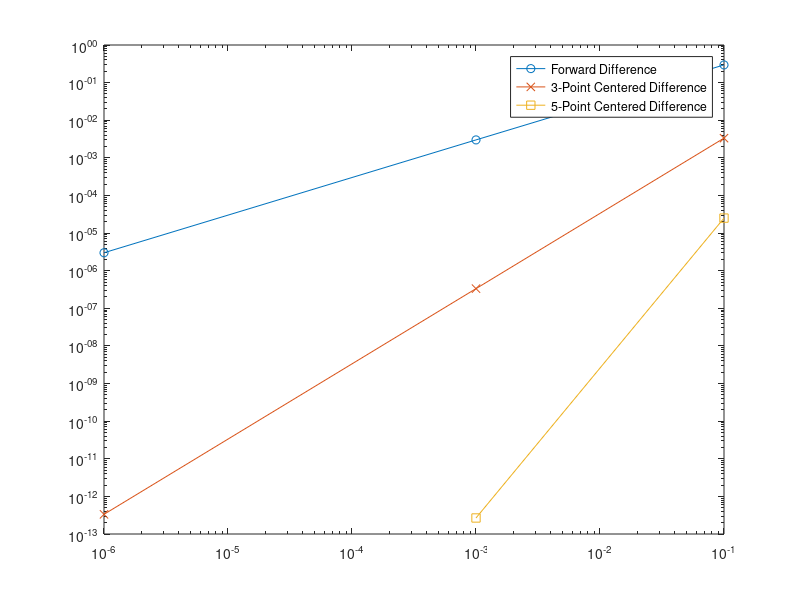

This chart was generated by the following MATLAB code:
% Numerical Differentiation using (n + 1)-Point Methods

% The purpose of this script is to numerically approximate the derivative of a function
% at a specific point using different finite difference methods: Forward Difference, 
% 3-Point Centered Difference, and 5-Point Centered Difference. We compare the errors 
% of these methods by computing the difference between the numerical derivative and 
% the actual derivative (calculated analytically).

% The (n + 1)-point method refers to using either 2, 3, or more points to approximate
% the derivative. More points generally increase accuracy by capturing more information
% about the function’s local behavior, but can also introduce complexity.

% Define the function f(x) and its analytical derivative f'(x)
f = @(x) (x.^2 - 3.*x + 2) .* atan(x);  % Function for which we want the derivative
fprime = @(x) atan(x).*(2.*x-3) + ((x.^2-3.*x+2)./(x.^2+1));  % Analytical derivative of f(x)

% Point at which we will predict the derivative
x0 = 0;  % Point where we want to approximate the derivative
fprimeatx = fprime(x0);  % True derivative at x0 using the analytical derivative

% Different step sizes (h values) we will use for the finite differences
H_VALUES = 10.^(-[1, 3, 6]);  % Step sizes h = 10^(-1), 10^(-3), 10^(-6)

% Initialize variables to store the computed numerical derivatives
FD1 = 0; FD3 = 0; FD6 = 0;    % Forward Difference values for each h
CD31 = 0; CD33 = 0; CD36 = 0;  % 3-Point Centered Difference values for each h
CD51 = 0; CD53 = 0; CD56 = 0;  % 5-Point Centered Difference values for each h

% Initialize arrays to store the errors for each method
error_FD = zeros(size(H_VALUES));   % Error for Forward Difference
error_CD3 = zeros(size(H_VALUES));  % Error for 3-Point Centered Difference
error_CD5 = zeros(size(H_VALUES));  % Error for 5-Point Centered Difference

% Loop over each step size h to compute the numerical derivative and errors
for i = 1:length(H_VALUES)
    h = H_VALUES(i);  % Get the current step size
    
    % Forward Difference Method: f'(x) ≈ (f(x0 + h) - f(x0)) / h
    FD = (f(x0 + h) - f(x0)) / h;  % Compute Forward Difference approximation
    error_FD(i) = abs(FD - fprimeatx);  % Compute the error for FD
    
    % Store FD values for each step size
    if i == 1
        FD1 = FD;
    elseif i == 2
        FD3 = FD;
    elseif i == 3
        FD6 = FD;
    end

    % 3-Point Centered Difference Method: f'(x) ≈ (f(x0 + h) - f(x0 - h)) / (2h)
    CD3 = (f(x0 + h) - f(x0 - h)) / (2 * h);  % Compute 3-Point Centered Difference
    error_CD3(i) = abs(CD3 - fprimeatx);  % Compute the error for CD3
    
    % Store CD3 values for each step size
    if i == 1
        CD31 = CD3;
    elseif i == 2
        CD33 = CD3;
    elseif i == 3
        CD36 = CD3;
    end
    
    % 5-Point Centered Difference Method: f'(x) ≈ (-f(x0 + 2h) + 8*f(x0 + h) - 8*f(x0 - h) + f(x0 - 2h)) / (12h)
    CD5 = (-f(x0 + 2*h) + 8*f(x0 + h) - 8*f(x0 - h) + f(x0 - 2*h)) / (12 * h);  % Compute 5-Point Centered Difference
    error_CD5(i) = abs(CD5 - fprimeatx);  % Compute the error for CD5
    
    % Store CD5 values for each step size
    if i == 1
        CD51 = CD5;
    elseif i == 2
        CD53 = CD5;
    elseif i == 3
        CD56 = CD5;
    end

end

% Plot the errors in a log-log scale to compare the performance of each method
figure;
loglog(H_VALUES, error_FD, '-o', 'DisplayName', 'Forward Difference')  % Plot error for Forward Difference
hold on
loglog(H_VALUES, error_CD3, '-x', 'DisplayName', '3-Point Centered Difference')  % Plot error for 3-Point Centered Difference
loglog(H_VALUES, error_CD5, '-s', 'DisplayName', '5-Point Centered Difference')  % Plot error for 5-Point Centered Difference
hold off
legend('show');  % Show the legend to distinguish the methods
